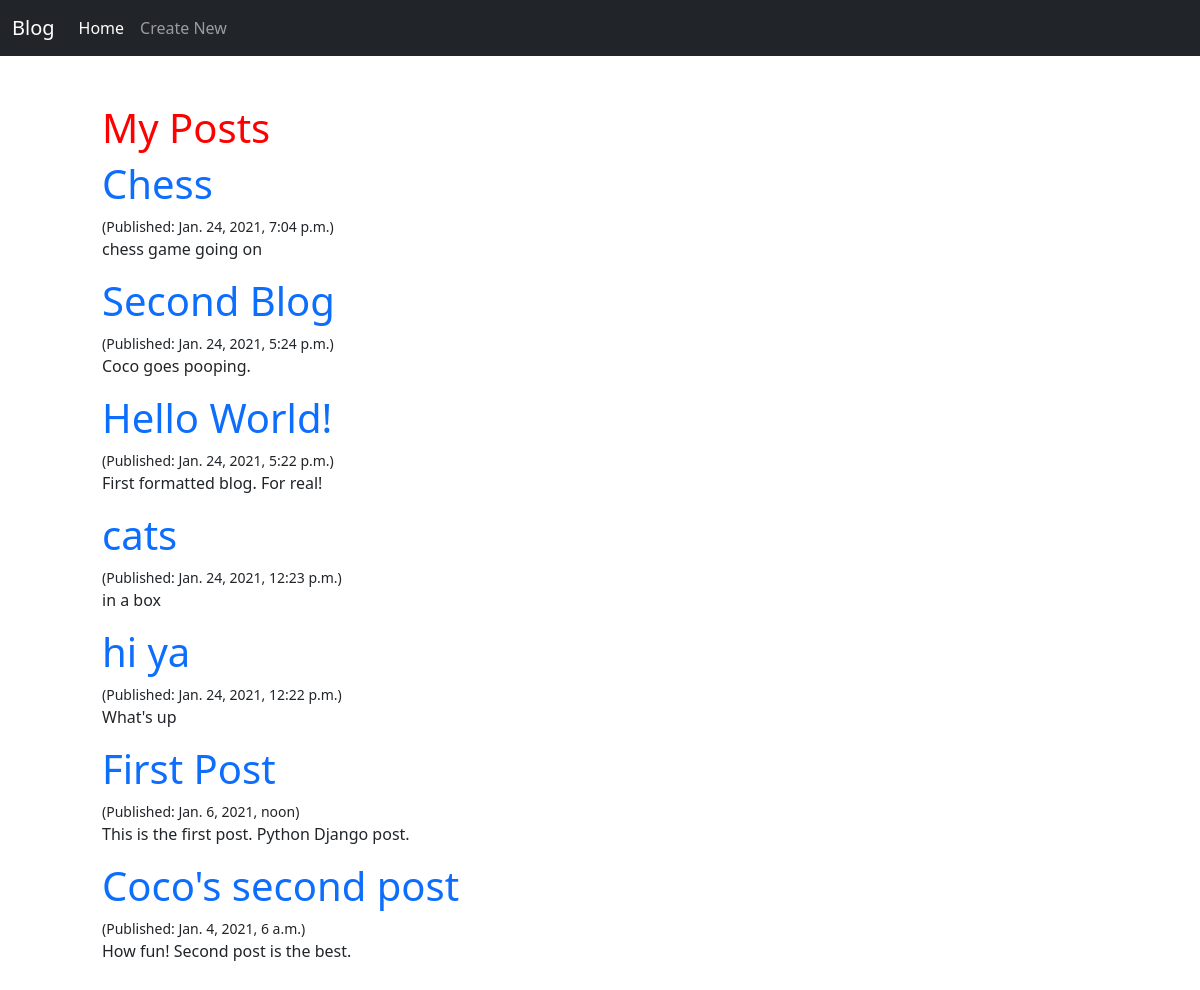
Before: / with the older database file.
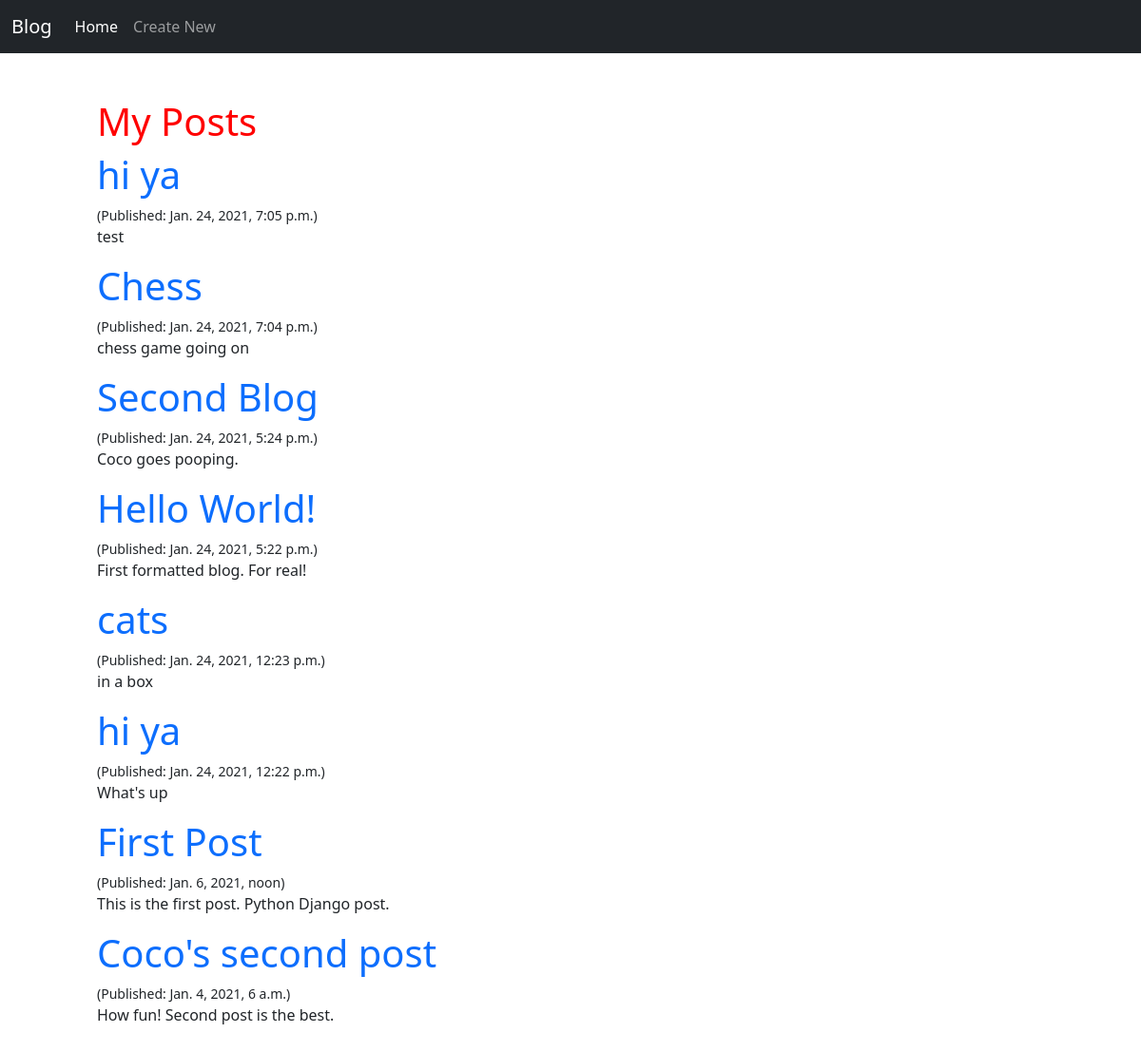
After: the same page with the newer database file.
### blog/models.py (models this page shows, shortened)
class Post(models.Model):
    author = models.ForeignKey('auth.User', on_delete=models.CASCADE)
    title = models.CharField(max_length=100)
    content = models.TextField()
    created_at = models.DateTimeField(auto_now_add=True)
    updated_at = models.DateTimeField(auto_now=True)
    published_at = models.DateTimeField(blank = True, null = True)

### blog/views.py (the view)
# urls.py: path('', views.posts, name='posts'),
def posts(request):
    posts = Post.objects.filter(published_at__isnull=False).order_by('-published_at')
    return render(request, 'blog/posts.html', {'posts': posts})

### blog/templates/blog/posts.html
{% extends 'blog/layout.html' %}
{% load bootstrap %}
{% load static %}
{% block content %}
<div class="container m-5">
<h1 id="main">My Posts</h1>
    {% for post in posts %}
    <a href="{% url 'post_detail' id=post.id %}" style="text-decoration: none;">
      <h1>
        {{ post.title }} </h1> </a>
        <small>(Published: {{ post.published_at }})</small>
     <br>
       <p>{{ post.content | linebreaksbr }}</p>
    {% endfor %}
  </div>
{% endblock %}

Changed rows visible on the page:
added Post: title "hi ya", published_at "Jan. 24, 2021, 7:05 p.m.", content "test"
